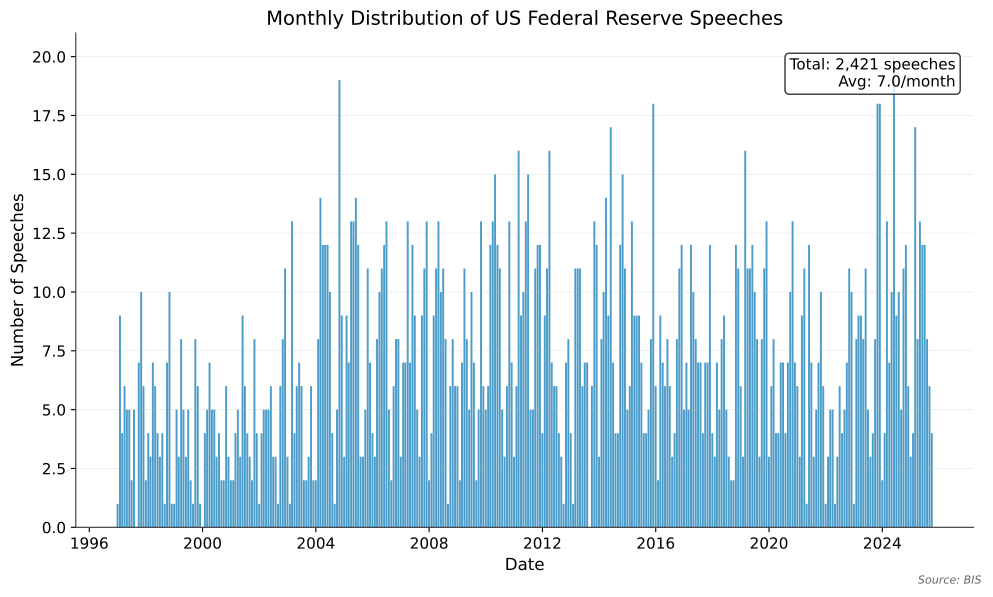

Here is the Python script that generated this plot:
"""Monthly Speech Count Distribution - US Federal Reserve speeches over time"""
import matplotlib.pyplot as plt
import pandas as pd
from pathlib import Path
import sys

sys.path.insert(0, str(Path(__file__).parent.parent))

from utils import apply_style, get_color, save_to_script_dir

apply_style()


def main():
    # Load speech data from data folder
    base_dir = Path(__file__).parent.parent.parent
    speeches = pd.read_parquet(base_dir / 'data' / 'gigando_speeches_ner_v2.parquet')
    speeches.set_index('datetime', inplace=True)
    speeches = speeches[speeches['country_code'] == 'US']

    # Monthly counts
    monthly_counts = speeches.resample('ME').size()

    fig, ax = plt.subplots(figsize=(10, 6))

    ax.bar(monthly_counts.index, monthly_counts.values, width=25,
           color=get_color('primary'), alpha=0.7)

    ax.set_xlabel('Date')
    ax.set_ylabel('Number of Speeches')
    ax.set_title('Monthly Distribution of US Federal Reserve Speeches')
    ax.grid(True, alpha=0.3, axis='y')

    # Add summary stats
    total = monthly_counts.sum()
    avg = monthly_counts.mean()
    ax.text(0.98, 0.95, f'Total: {total:,} speeches\nAvg: {avg:.1f}/month',
            transform=ax.transAxes, ha='right', va='top', fontsize=11,
            bbox=dict(boxstyle='round', facecolor='white', alpha=0.8))

    save_to_script_dir(fig, __file__, source_text="Source: BIS")


if __name__ == '__main__':
    main()
